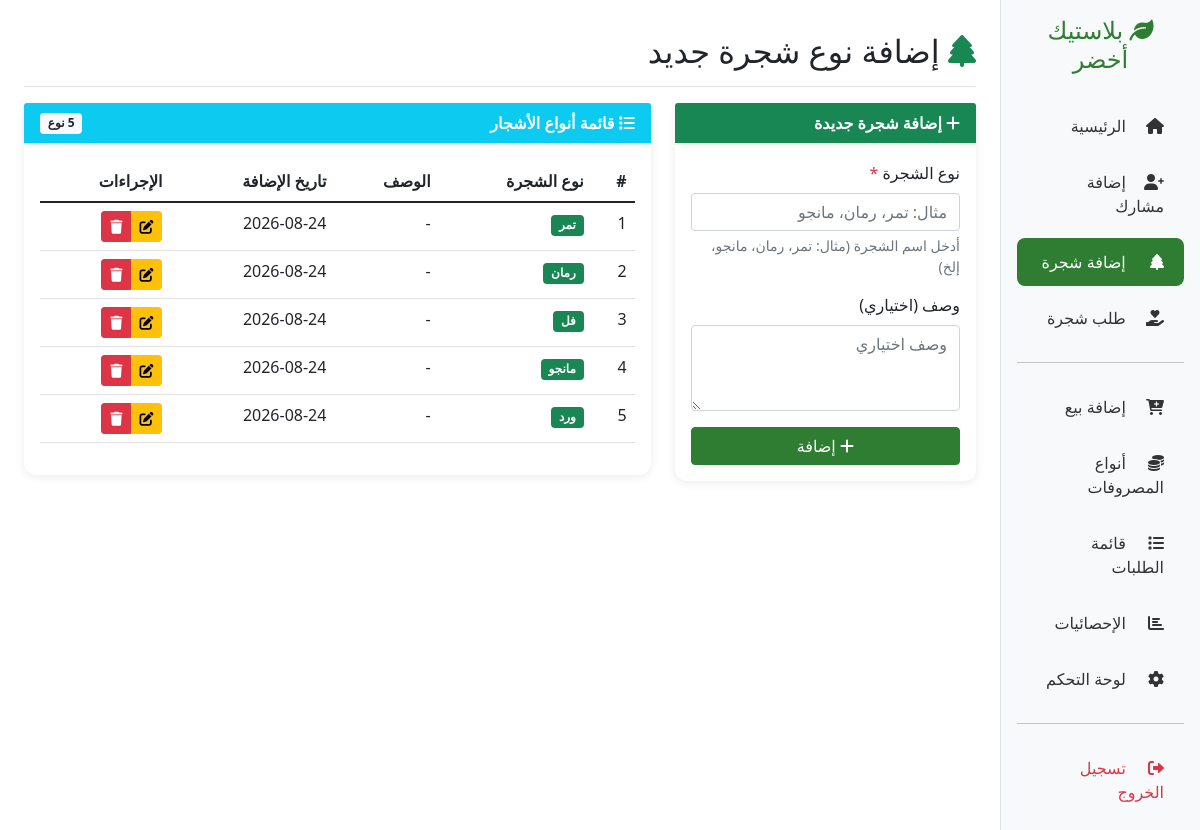
The page /tree/add/ (signed in) on the database its author committed.
### core/models.py (models this page shows, shortened)
class Tree(models.Model):
    tree_type = models.CharField(
        max_length=50,
        verbose_name="نوع الشجرة",
        unique=True
    )
    description = models.TextField(blank=True, null=True, verbose_name="وصف")
    created_at = models.DateTimeField(auto_now_add=True)
    class Meta:
        verbose_name = "شجرة"
        verbose_name_plural = "الأشجار"
        ordering = ['tree_type']

### core/views.py (the view)
# urls.py: path('tree/add/', views.add_tree, name='add_tree'),
@login_required
def add_tree(request):
    if request.method == 'POST':
        form = TreeForm(request.POST)
        if form.is_valid():
            tree = form.save()
            messages.success(request, f'تم إضافة الشجرة "{tree.tree_type}" بنجاح!')
            return redirect('/trees/')
    else:
        form = TreeForm()
    return render(request, 'core/add_tree.html', {
        'form': form,
        'trees': Tree.objects.all().order_by('tree_type'),
    })

### core/forms.py
class TreeForm(forms.ModelForm):
    class Meta:
        model = Tree
        fields = ['tree_type', 'description']
        widgets = {
            'tree_type': forms.TextInput(attrs={'class': 'form-control', 'placeholder': 'مثال: تمر، رمان، مانجو'}),
            'description': forms.Textarea(attrs={'class': 'form-control', 'rows': 3, 'placeholder': 'وصف اختياري'}),
        }

### core/templates/core/add_tree.html (shortened to what this page needs)
{% extends 'core/base.html' %}
{% block content %}
<div class="d-flex justify-content-between flex-wrap flex-md-nowrap align-items-center pt-3 pb-2 mb-3 border-bottom">
    <h1 class="h2">
        <i class="fas fa-tree text-success"></i>
        {% if edit_mode %}تعديل نوع شجرة{% else %}إضافة نوع شجرة جديد{% endif %}
    </h1>
</div>
<div class="row">
    <div class="col-md-4">
        <div class="card">
            <div class="card-header bg-success text-white">
                <i class="fas fa-{% if edit_mode %}edit{% else %}plus{% endif %}"></i>
                {% if edit_mode %}تعديل الشجرة{% else %}إضافة شجرة جديدة{% endif %}
            </div>
            <div class="card-body">
                <form method="post">
                    <div class="mb-3">
                        <label class="form-label">نوع الشجرة <span class="text-danger">*</span></label>
                        {{ form.tree_type }}
                        <small class="text-muted d-block mt-1">أدخل اسم الشجرة (مثال: تمر، رمان، مانجو، إلخ)</small>
                    </div>
                    <div class="mb-3">
                        <label class="form-label">وصف (اختياري)</label>
                        {{ form.description }}
                    </div>
                    <div class="d-grid gap-2">
                        <button type="submit" class="btn btn-{% if edit_mode %}warning{% else %}success{% endif %}">
                            <i class="fas fa-{% if edit_mode %}save{% else %}plus{% endif %}"></i>
                            {% if edit_mode %}تحديث{% else %}إضافة{% endif %}
                        </button>
                    </div>
                </form>
            </div>
        </div>
    </div>
    <div class="col-md-8">
        <div class="card">
            <div class="card-header bg-info text-white d-flex justify-content-between align-items-center">
                <span><i class="fas fa-list"></i> قائمة أنواع الأشجار</span>
                <span class="badge bg-light text-dark">{{ trees.count }} نوع</span>
            </div>
            <div class="card-body">
                {% if trees %}
                    <div class="table-responsive">
                        <table class="table table-hover">
                            <thead>
                                <tr>
                                    <th>#</th>
                                    <th>نوع الشجرة</th>
                                    <th>الوصف</th>
                                    <th>تاريخ الإضافة</th>
                                    <th>الإجراءات</th>
                                </tr>
                            </thead>
                            <tbody>
                                {% for tree in trees %}
                                <tr>
                                    <td>{{ forloop.counter }}</td>
                                    <td><span class="badge bg-success">{{ tree.tree_type }}</span></td>
                                    <td>{{ tree.description|default:"-"|truncatechars:30 }}</td>
                                    <td>{{ tree.created_at|date:"Y-m-d" }}</td>
                                    <td>
                                        <div class="btn-group btn-group-sm">
                                            <a href="{% url 'core:edit_tree' tree.pk %}" class="btn btn-warning" title="تعديل">
                                                <i class="fas fa-edit"></i>
                                            </a>
                                            <a href="{% url 'core:delete_tree' tree.pk %}" class="btn btn-danger" title="حذف" onclick="return confirm('هل أنت متأكد من حذف نوع الشجرة "{{ tree.tree_type }}"؟')">
                                                <i class="fas fa-trash"></i>
                                            </a>
                                        </div>
                                    </td>
                                </tr>
                                {% endfor %}
                            </tbody>
                        </table>
                    </div>
                {% else %}
                    <div class="text-center py-4">
                        <i class="fas fa-tree fa-3x text-muted mb-3"></i>
                        <p class="text-muted">لا توجد أشجار مسجلة حالياً</p>
                        <p class="text-muted small">أضف أول نوع شجرة من خلال النموذج المجاور</p>
                    </div>
                {% endif %}
            </div>
        </div>
    </div>
</div>
{% endblock %}

### core/templates/core/base.html (style rules this page uses)
.card { border-radius: 12px; box-shadow: 0 2px 10px rgba(0,0,0,0.08); border: none; }
.card-header { background-color: white; border-bottom: 2px solid #e8f5e9; font-weight: bold; }
.btn-success { background-color: #2e7d32; border-color: #2e7d32; }

### rows shown on the page
Tree: tree_type "تمر", description "-", created_at "2026-08-24"
Tree: tree_type "رمان", description "-", created_at "2026-08-24"
Tree: tree_type "فل", description "-", created_at "2026-08-24"
Tree: tree_type "مانجو", description "-", created_at "2026-08-24"
Tree: tree_type "ورد", description "-", created_at "2026-08-24"
